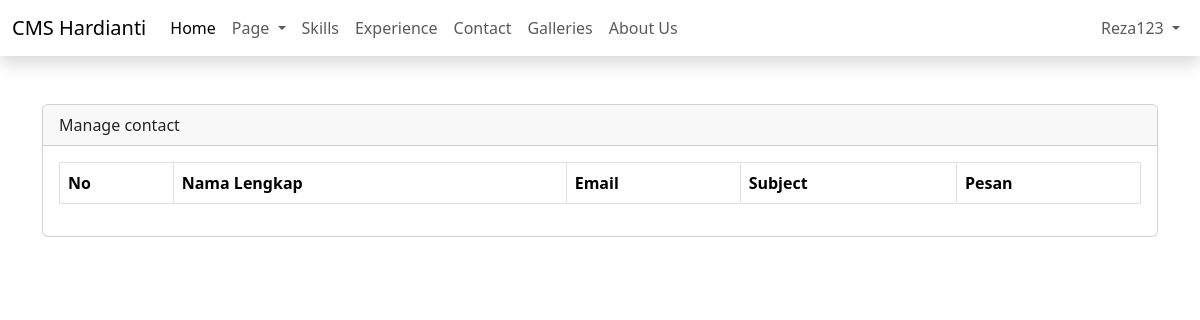
The page /admin/dashboard.php?page=manage-contact (signed in) on the database as committed earlier.
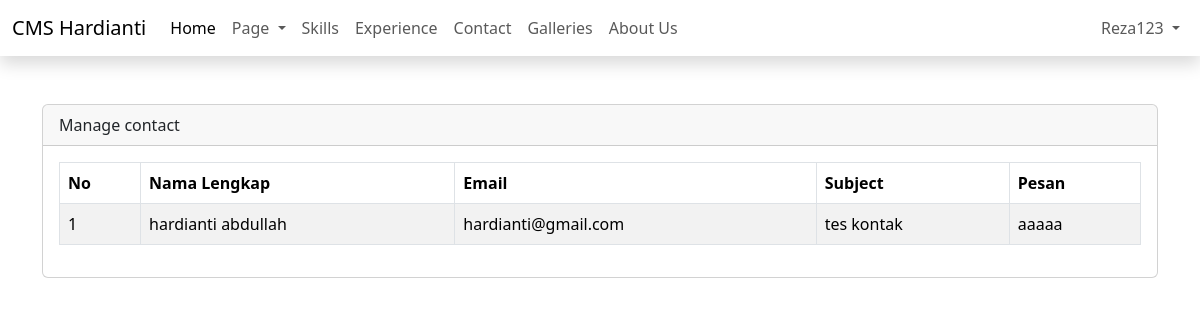
The same page on the database as committed later.
### tables this page shows
CREATE TABLE `contacts` (
  `id` int(11) NOT NULL,
  `first_name` varchar(50) NOT NULL,
  `last_name` varchar(50) NOT NULL,
  `email` varchar(50) NOT NULL,
  `subject` varchar(100) NOT NULL,
  `message` text NOT NULL,
  `created_at` timestamp NULL DEFAULT current_timestamp(),
  `updated_at` timestamp NULL DEFAULT NULL ON UPDATE current_timestamp()
);

### admin/content/manage-contact.php (the view, shortened to what this page needs)
<?php
$query = mysqli_query($config, "SELECT * FROM contacts ORDER BY id DESC");
$row = mysqli_fetch_all($query, MYSQLI_ASSOC);
?>
<div class="table-responsive">
    <table class="table table-bordered table-striped" id="table">
        <thead>
            <tr>
                <th>No</th>
                <th>Nama Lengkap</th>
                <th>Email</th>
                <th>Subject</th>
                <th>Pesan</th>
            </tr>
        </thead>
        <tbody>
            <?php $i = 1;
            foreach ($row as $key => $data): ?>
                <tr>
                    <td><?= $key + 1 ?></td>
                    <td><?= $data['first_name'] . " " . $data['last_name'] ?></td>
                    <td><?= $data['email'] . " " ?></td>
                    <td><?= $data['subject'] . " "  ?></td>
                    <td><?= $data['message'] . " " ?></td>
                </tr>
            <?php endforeach ?>
        </tbody>
    </table>
</div>

Rows that differ between the two databases and show on the page:
added contacts: first_name "hardianti", last_name "abdullah", email "hardianti@gmail.com", subject "tes kontak", message "aaaaa"
